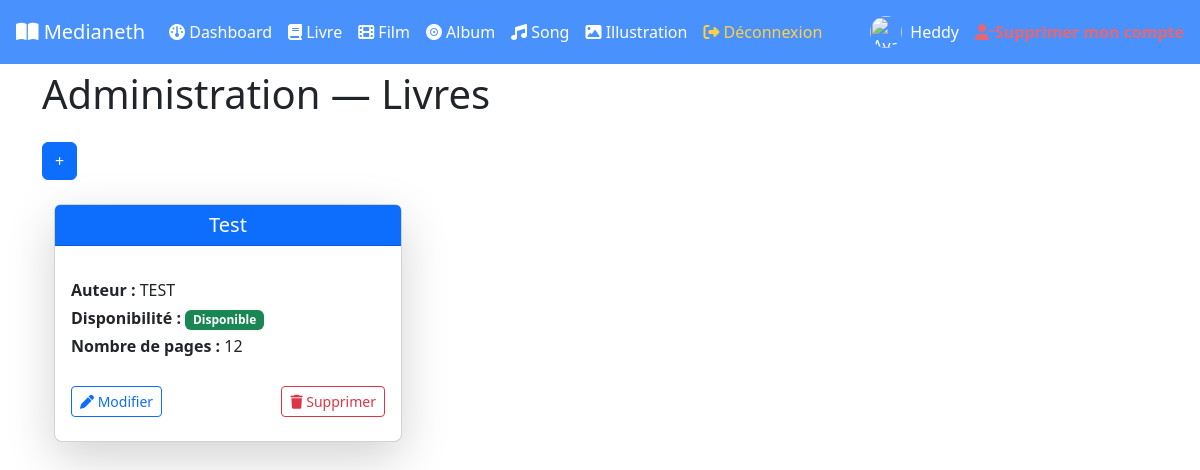
The app's page /Book/adminBook/ (signed in) with its own data.
### tables this page shows
CREATE TABLE `books` (
  `book_id` int NOT NULL,
  `title` varchar(100) DEFAULT NULL,
  `author` varchar(100) DEFAULT NULL,
  `disponibility` tinyint(1) DEFAULT NULL,
  `pageNumber` int DEFAULT NULL,
  `created_at` datetime NOT NULL DEFAULT CURRENT_TIMESTAMP,
  `updated_at` datetime NOT NULL DEFAULT CURRENT_TIMESTAMP,
  `illustration_id` int DEFAULT NULL
);

### controllers/BookController.php (called while the page is built, shortened)
<?php
    function adminBook(){
		$books = Book::GetBook() ;
        require_once('views/book/administration.php') ;
	}

### models/Book.php (called while the page is built, shortened)
<?php
    class Book extends Media{
        public static function GetBook(){
            $connexion = connexionBdd() ;
            $requete = $connexion->prepare("SELECT book_id, title,author,disponibility,pageNumber,illustrations.link FROM books INNER JOIN illustrations ON books.illustration_id = illustrations.illustration_id") ;
            $requete->execute() ;
            $books = $requete->fetchAll(PDO::FETCH_ASSOC) ;
            return $books ;
        }
    }

### views/book/administration.php (the view, shortened to what this page needs)
<div class="container">
  <h1 class="mb-4">Administration — Livres</h1>
    <a href="/Medianeth/Book/addBook"><button class="btn btn-primary">+</button></a>
  <?php if (count($books) === 0){ ?>
  <div class="alert alert-secondary text-center">Aucun livre trouvé.</div>
  <?php }else{ ?>
  <div class="container my-4">
      <div class="row g-4">
          <?php foreach($books as $row): ?>
              <div class="col-12 col-md-6 col-lg-4">
                  <div class="card h-100 shadow-lg border-1 rounded-3">
                      <div class="card-header bg-primary text-white text-center py-2">
                          <h5 class="mb-0 text-truncate"><?php echo $row["title"];?></h5>
                      </div>
                      <div class="card-body">
                          <p class="mb-1"><strong>Auteur :</strong> <?php echo $row['author'];?></p>
                          <p class="mb-1">
                              <strong>Disponibilité :</strong>
                              <?php if ($row['disponibility']): ?>
                                  <span class="badge bg-success">Disponible</span>
                              <?php else: ?>
                                  <span class="badge bg-danger">Indisponible</span>
                              <?php endif; ?>
                          </p>
                          <p class="mb-1"><strong>Nombre de pages :</strong> <?php echo $row['pageNumber'];?></p>
                      </div>
                      <div class="card-footer bg-transparent border-0 d-flex justify-content-between">
                              <a href="/Medianeth/Book/updateBook/<?php echo $row['book_id'];?>">
                                  <button type="submit" class="btn btn-sm btn-outline-primary">
                                      <i class="fa fa-pen"></i> Modifier
                                  </button>
                              </a>
                          <form action="/Medianeth/Book/deleteBook" method="post" class="d-inline">
                              <button type="submit" class="btn btn-sm btn-outline-danger">
                                  <i class="fa fa-trash"></i> Supprimer
                              </button>
                          </form>
                      </div>
                  </div>
              </div>
          <?php endforeach; }?>
      </div>
  </div>
</div>

### records on screen
books: title "Test", author "TEST", disponibility "Disponible", pageNumber "12"

### other values on screen
$_SESSION['login'] "Heddy"
